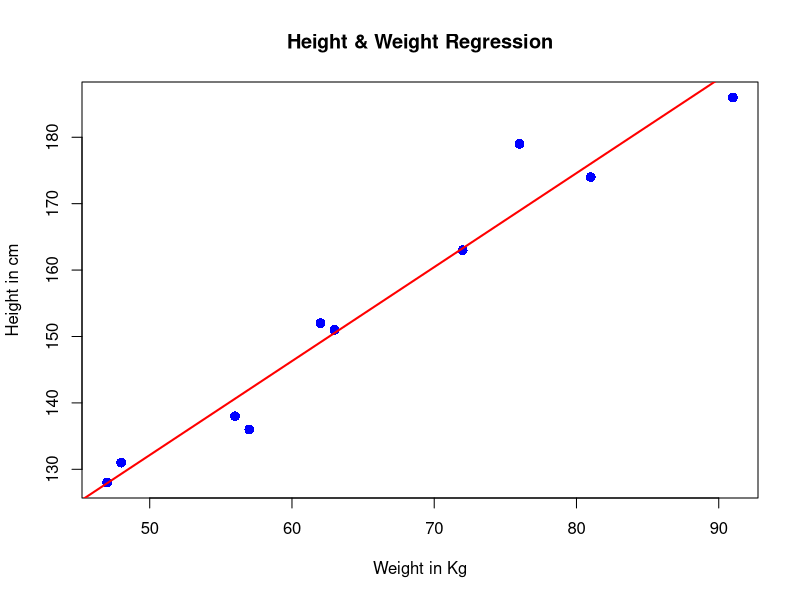
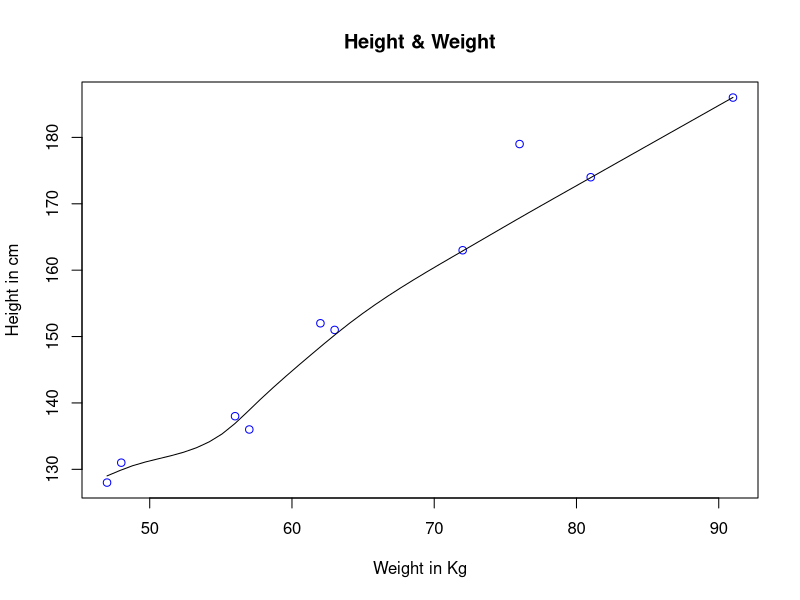
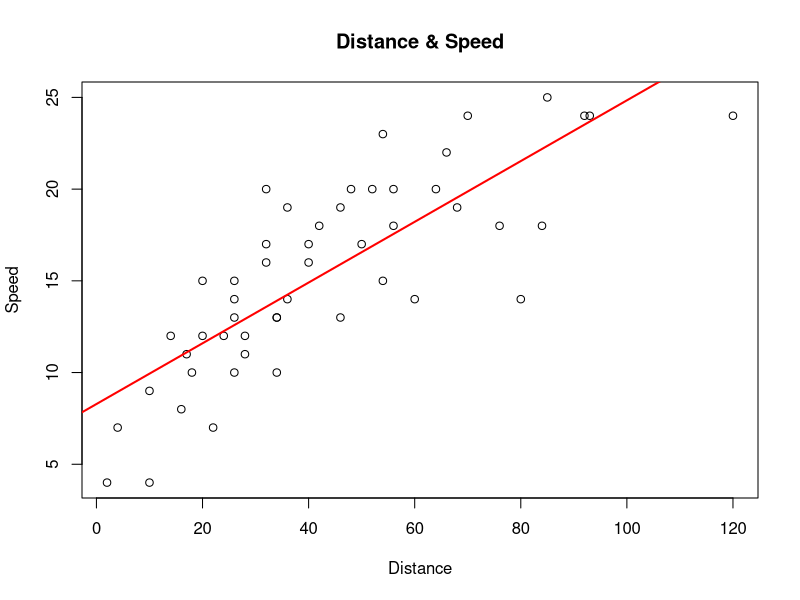
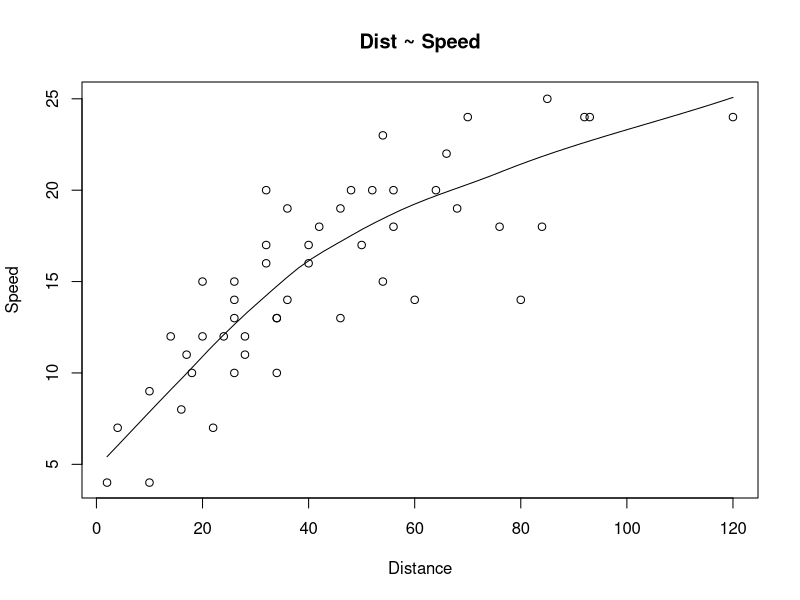

The R script that drew these images, in order:
# Lab 10a - Linear Regression and K-NN Classifier in R

cran <- "https://cran.r-project.org/"
user_lib <- Sys.getenv("R_LIBS_USER")

out_dir <- "Lab10"
if (!dir.exists(out_dir)) dir.create(out_dir, recursive = TRUE)

cat("=== Lab 10a ===\n")

# -----------------------------------------------------------------------------
# 1. Introduction to linear regression (vectors)
# -----------------------------------------------------------------------------
cat("\n--- 1.1 Create relationship model & coefficients ---\n")
x <- c(151, 174, 138, 186, 128, 136, 179, 163, 152, 131)
y <- c(63, 81, 56, 91, 47, 57, 76, 72, 62, 48)

relation <- lm(y ~ x)
print(relation)

cat("\n--- 1.2 Summary of relationship ---\n")
print(summary(relation))

cat("\n--- 1.3 Predict single value (height 170) ---\n")
a <- data.frame(x = 170)
result1 <- predict(relation, a)
print(result1)

cat("\n--- 1.4 Predict multiple values ---\n")
b <- data.frame(x = c(151, 174, 170))
result2 <- predict(relation, b)
print(result2)

cat("\n--- 1.5 Visualize regression (saved) ---\n")
png(file = file.path(out_dir, "height_weight_regression.png"), width = 1000, height = 700)
plot(y, x,
  col = "blue",
  main = "Height & Weight Regression",
  cex = 1.3,
  pch = 16,
  xlab = "Weight in Kg",
  ylab = "Height in cm"
)
abline(lm(x ~ y), col = "red", lwd = 2)
dev.off()

png(file = file.path(out_dir, "height_weight_scatter_smooth.png"), width = 1000, height = 700)
scatter.smooth(y, x, col = "blue", main = "Height & Weight", xlab = "Weight in Kg", ylab = "Height in cm")
dev.off()

# -----------------------------------------------------------------------------
# 2. Linear regression with built-in dataset (cars)
# -----------------------------------------------------------------------------
cat("\n--- 2.1 cars dataset model, summary and plots ---\n")
x <- cars$speed
y <- cars$dist
model1 <- lm(y ~ x)
print(model1)
print(summary(model1))

png(file = file.path(out_dir, "cars_dist_speed_plot.png"), width = 1000, height = 700)
plot(y, x, main = "Distance & Speed",
  xlab = "Distance", ylab = "Speed"
)
abline(lm(speed ~ dist, data = cars), col = "red", lwd = 2)
dev.off()

png(file = file.path(out_dir, "cars_dist_speed_scatter_smooth.png"), width = 1000, height = 700)
scatter.smooth(y, x, main = "Dist ~ Speed", xlab = "Distance", ylab = "Speed")
dev.off()

cat("\n--- 2.2 Predict new values (newspeed = 26,27,28) ---\n")
newspeed <- data.frame(x = c(26, 27, 28))
result3 <- predict(model1, newspeed)
print(result3)

# -----------------------------------------------------------------------------
# 3. K-NN Classifier (iris)
# -----------------------------------------------------------------------------
cat("\n--- 3.1 Install/load packages and data(iris) ---\n")
if (!require("e1071", quietly = TRUE)) install.packages("e1071", lib = user_lib, repos = cran)
if (!require("caTools", quietly = TRUE)) install.packages("caTools", lib = user_lib, repos = cran)
if (!require("class", quietly = TRUE)) install.packages("class", lib = user_lib, repos = cran)

library(e1071)
library(caTools)
library(class)

data(iris)
print(head(iris))

cat("\n--- 3.2 Split train/test and scale ---\n")
set.seed(42)
split <- sample.split(iris$Species, SplitRatio = 0.7)
train_cl <- subset(iris, split == TRUE)
test_cl <- subset(iris, split == FALSE)

train_scale <- scale(train_cl[, 1:4])
test_scale <- scale(test_cl[, 1:4])

cat("\n--- 3.3 Fit KNN (k=1) ---\n")
classifier_knn <- knn(train = train_scale, test = test_scale, cl = train_cl$Species, k = 1)
print(classifier_knn)

cat("\n--- 3.4 Confusion matrix + accuracy (k=1) ---\n")
cm <- table(test_cl$Species, classifier_knn)
print(cm)
misClassError <- mean(classifier_knn != test_cl$Species)
print(paste("Accuracy =", 1 - misClassError))

cat("\n--- 3.5 Try multiple K values ---\n")
ks <- c(3, 5, 7, 15, 19)
acc <- numeric(length(ks))
names(acc) <- as.character(ks)

for (i in seq_along(ks)) {
  k <- ks[i]
  pred <- knn(train = train_scale, test = test_scale, cl = train_cl$Species, k = k)
  err <- mean(pred != test_cl$Species)
  acc[i] <- 1 - err
  cat("k =", k, "Accuracy =", acc[i], "\n")
}

# Save K accuracy results
write.csv(data.frame(k = ks, accuracy = as.numeric(acc)), file.path(out_dir, "iris_knn_accuracy_by_k.csv"), row.names = FALSE)
cat("\nSaved outputs to:", normalizePath(out_dir), "\n")
